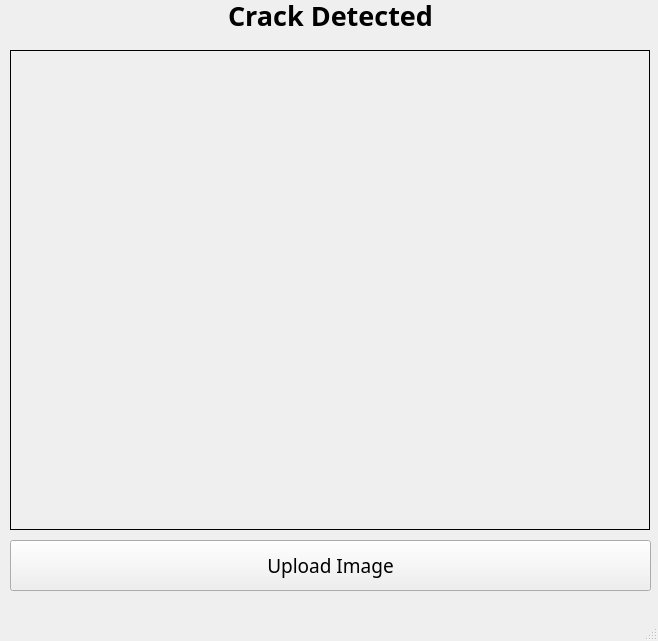
<?xml version="1.0" encoding="UTF-8"?>
<ui version="4.0">
 <class>MainWindow</class>
 <widget class="QMainWindow" name="MainWindow">
  <property name="geometry">
   <rect>
    <x>0</x>
    <y>0</y>
    <width>658</width>
    <height>641</height>
   </rect>
  </property>
  <property name="windowTitle">
   <string>MainWindow</string>
  </property>
  <widget class="QWidget" name="centralwidget">
   <widget class="QLabel" name="label">
    <property name="geometry">
     <rect>
      <x>10</x>
      <y>50</y>
      <width>640</width>
      <height>480</height>
     </rect>
    </property>
    <property name="frameShape">
     <enum>QFrame::Box</enum>
    </property>
    <property name="text">
     <string/>
    </property>
   </widget>
   <widget class="QPushButton" name="button">
    <property name="geometry">
     <rect>
      <x>10</x>
      <y>540</y>
      <width>641</width>
      <height>51</height>
     </rect>
    </property>
    <property name="font">
     <font>
      <family>Montserrat Medium</family>
      <pointsize>14</pointsize>
     </font>
    </property>
    <property name="text">
     <string>Upload Image</string>
    </property>
   </widget>
   <widget class="QLabel" name="label_2">
    <property name="geometry">
     <rect>
      <x>10</x>
      <y>-10</y>
      <width>641</width>
      <height>51</height>
     </rect>
    </property>
    <property name="font">
     <font>
      <family>Montserrat Black</family>
      <pointsize>20</pointsize>
      <weight>75</weight>
      <bold>true</bold>
     </font>
    </property>
    <property name="text">
     <string>Crack Detected</string>
    </property>
    <property name="alignment">
     <set>Qt::AlignCenter</set>
    </property>
   </widget>
  </widget>
  <widget class="QMenuBar" name="menubar">
   <property name="geometry">
    <rect>
     <x>0</x>
     <y>0</y>
     <width>658</width>
     <height>26</height>
    </rect>
   </property>
  </widget>
  <widget class="QStatusBar" name="statusbar"/>
 </widget>
 <resources/>
 <connections/>
</ui>
